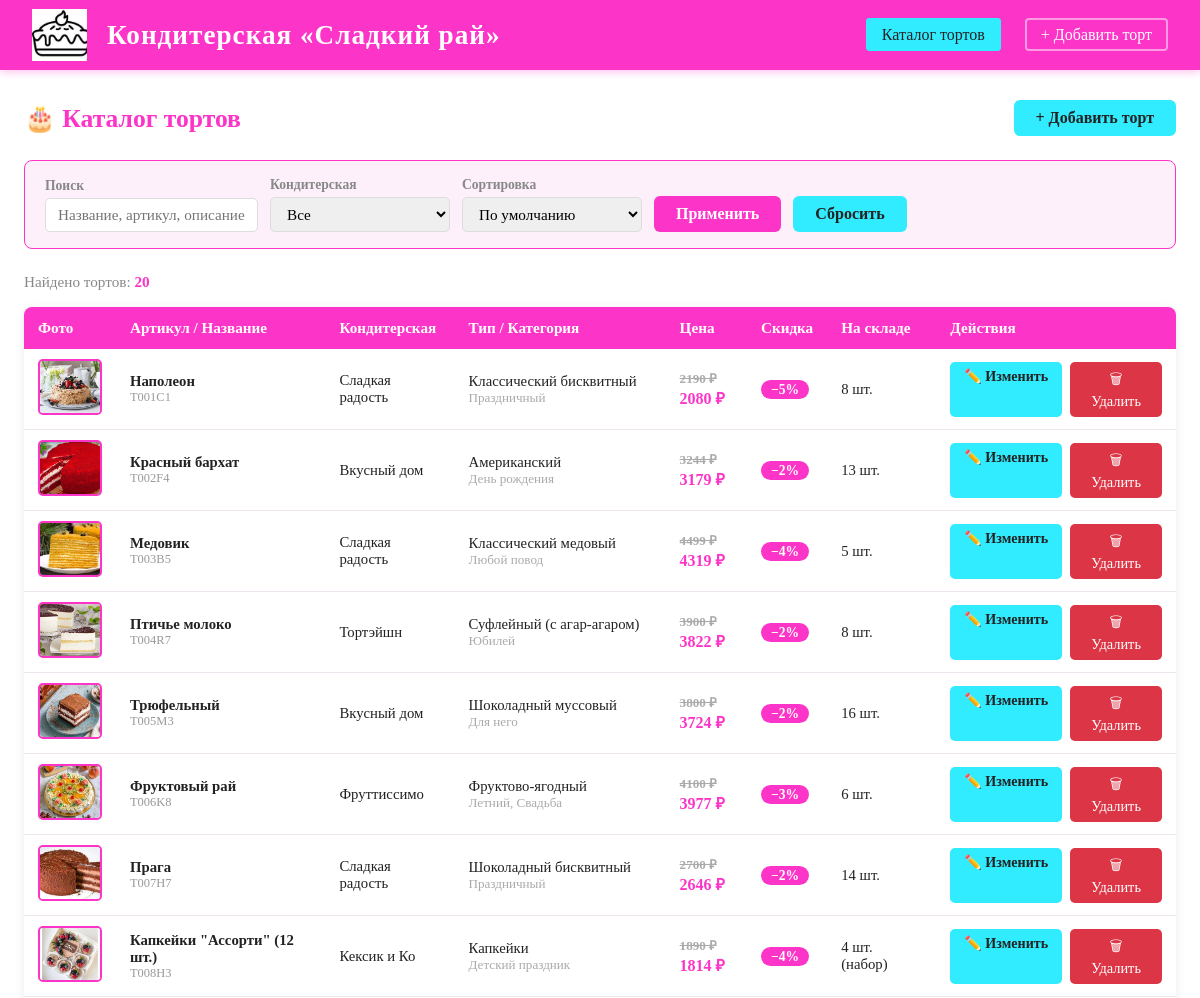
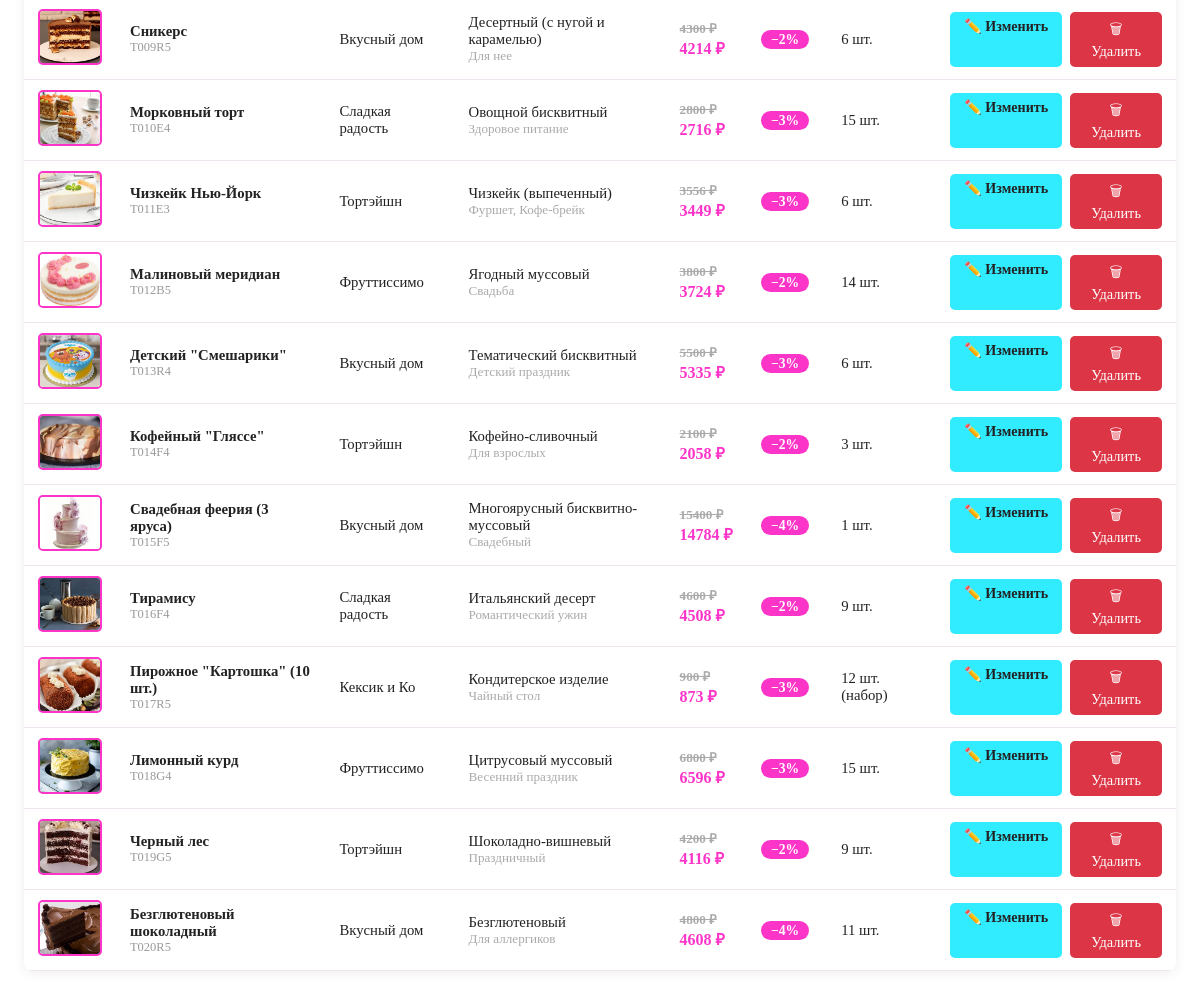
Page /cakes on the committed database (2 pictures, top to bottom).
### tables this page shows
CREATE TABLE cakes (
            id INTEGER PRIMARY KEY AUTOINCREMENT,
            article TEXT NOT NULL,
            name TEXT NOT NULL,
            unit TEXT DEFAULT 'шт.',
            price REAL NOT NULL,
            brand TEXT,
            cake_type TEXT,
            category TEXT,
            discount INTEGER DEFAULT 0,
            stock INTEGER DEFAULT 0,
            description TEXT,
            photo TEXT
        );

### app.py (the view)
@app.route('/cakes')
def index():
    conn = get_db()
    search = request.args.get('search', '').strip()
    brand_filter = request.args.get('brand', '').strip()
    sort = request.args.get('sort', '')
    query = 'SELECT * FROM cakes WHERE 1=1'
    params = []
    if search:
        query += ' AND (name LIKE ? OR description LIKE ? OR article LIKE ?)'
        params += [f'%{search}%', f'%{search}%', f'%{search}%']
    if brand_filter:
        query += ' AND brand = ?'
        params.append(brand_filter)
    if sort == 'price_asc':
        query += ' ORDER BY price ASC'
    elif sort == 'price_desc':
        query += ' ORDER BY price DESC'
    elif sort == 'name':
        query += ' ORDER BY name ASC'
    elif sort == 'discount':
        query += ' ORDER BY discount DESC'
    else:
        query += ' ORDER BY id ASC'
    cakes = conn.execute(query, params).fetchall()
    brands = [r[0] for r in conn.execute('SELECT DISTINCT brand FROM cakes ORDER BY brand').fetchall()]
    conn.close()
    return render_template('index.html', cakes=cakes, brands=brands,
                           search=search, brand_filter=brand_filter, sort=sort)

### app.py (called while the page is built)
def get_db():
    conn = sqlite3.connect(DB_PATH)
    conn.row_factory = sqlite3.Row
    return conn

### templates/index.html (shortened to what this page needs)
{% extends 'base.html' %}
{% block content %}
<div class="page-heading">
    <h2>🎂 Каталог тортов</h2>
    <a href="{{ url_for('new_cake') }}" class="btn-accent">+ Добавить торт</a>
</div>
<form method="get" action="{{ url_for('index') }}">
    <div class="filter-bar">
        <div class="filter-group">
            <label>Поиск</label>
            <input type="text" name="search" placeholder="Название, артикул, описание..." value="{{ search }}">
        </div>
        <div class="filter-group">
            <label>Кондитерская</label>
            <select name="brand">
                <option value="">Все</option>
            </select>
        </div>
        <div class="filter-group">
            <label>Сортировка</label>
            <select name="sort">
                <option value="" {{ 'selected' if not sort }}>По умолчанию</option>
            </select>
        </div>
        <button type="submit" class="btn-pink">Применить</button>
        <a href="{{ url_for('index') }}" class="btn-accent">Сбросить</a>
    </div>
</form>
<div class="stats-bar">
    Найдено тортов: <span>{{ cakes|length }}</span>
</div>
{% if cakes %}
<table class="cakes-table">
    <thead>
        <tr>
            <th>Фото</th>
            <th>Артикул / Название</th>
            <th>Кондитерская</th>
            <th>Тип / Категория</th>
            <th>Цена</th>
            <th>Скидка</th>
            <th>На складе</th>
            <th>Действия</th>
        </tr>
    </thead>
    <tbody>
    {% for cake in cakes %}
    <tr>
        <td>
            {% if cake.photo %}
            <img class="cake-thumb" src="{{ url_for('static', filename='img/' + cake.photo) }}" alt="{{ cake.name }}" onerror="this.style.display='none';this.nextElementSibling.style.display='flex'">
            {% else %}
            <div class="cake-thumb-placeholder">🎂</div>
            {% endif %}
        </td>
        <td>
            <div style="font-weight:bold;">{{ cake.name }}</div>
            <div class="article-code">{{ cake.article }}</div>
        </td>
        <td>{{ cake.brand }}</td>
        <td>
            <div>{{ cake.cake_type }}</div>
            <div style="font-size:0.82rem;color:#aaa;">{{ cake.category }}</div>
        </td>
        <td class="price-cell">
            {% if cake.discount > 0 %}
            <div class="price-original">{{ "%.0f"|format(cake.price) }} ₽</div>
            <div class="price-final">{{ "%.0f"|format(cake.price * (1 - cake.discount/100)) }} ₽</div>
            {% else %}
            <div>{{ "%.0f"|format(cake.price) }} ₽</div>
            {% endif %}
        </td>
        <td>
            {% if cake.discount > 0 %}
            <span class="badge-discount">−{{ cake.discount }}%</span>
            {% else %}
            —
            {% endif %}
        </td>
        <td>{{ cake.stock }} {{ cake.unit }}</td>
        <td>
            <div class="actions">
                <a href="{{ url_for('edit_cake', cake_id=cake.id) }}" class="btn-edit">✏️ Изменить</a>
                <form method="post" action="{{ url_for('delete_cake', cake_id=cake.id) }}" onsubmit="return confirm('Удалить торт «{{ cake.name }}»?')">
                    <button type="submit" class="btn-danger">🗑 Удалить</button>
                </form>
            </div>
        </td>
    </tr>
    {% endfor %}
    </tbody>
</table>
{% else %}
<div class="empty-state">
    <div class="icon">🎂</div>
    <div>Ничего не найдено. Попробуйте изменить параметры поиска.</div>
</div>
{% endif %}
{% endblock %}

### templates/base.html (shortened to what this page needs)
<!DOCTYPE html>
<html lang="ru">
<head>
</head>
<body>
<header>
    <img src="{{ url_for('static', filename='img/Icon.JPG') }}" alt="Логотип">
    <h1>Кондитерская «Сладкий рай»</h1>
    <nav>
        <a href="{{ url_for('index') }}" class="{{ 'active' if request.endpoint == 'index' }}">Каталог тортов</a>
        <a href="{{ url_for('new_cake') }}" class="{{ 'active' if request.endpoint == 'new_cake' }}">+ Добавить торт</a>
    </nav>
</header>
<main>
    {% block content %}{% endblock %}
</main>
</body>
</html>

### templates/base.html (style rules this page uses)
* { box-sizing: border-box; margin: 0; padding: 0; }
body { font-family: 'Times New Roman', Times, serif; background: #ffffff; color: #222; min-height: 100vh; }
header { background: #FC34C8; color: #fff; padding: 0 32px; display: flex; align-items: center; gap: 20px; min-height: 70px; box-shadow: 0 2px 8px rgba(252,52,200,0.3); }
header img { height: 52px; object-fit: contain; }
header h1 { font-size: 1.7rem; font-weight: bold; letter-spacing: 1px; flex: 1; }
header nav a { color: #fff; text-decoration: none; font-size: 1rem; margin-left: 20px; padding: 6px 14px; border-radius: 4px; border: 2px solid rgba(255,255,255,0.5); transition: background 0.2s; }
header nav a:hover, header nav a.active { background: #31EBFF; color: #222; border-color: #31EBFF; }
main { max-width: 1300px; margin: 30px auto; padding: 0 24px; }
.btn-accent { background: #31EBFF; color: #222; border: none; padding: 9px 22px; border-radius: 6px; font-family: 'Times New Roman', serif; font-size: 1rem; font-weight: bold; cursor: pointer; text-decoration: none; display: inline-block; transition: filter 0.15s; }
.btn-pink { background: #FC34C8; color: #fff; border: none; padding: 9px 22px; border-radius: 6px; font-family: 'Times New Roman', serif; font-size: 1rem; font-weight: bold; cursor: pointer; text-decoration: none; display: inline-block; transition: filter 0.15s; }
.btn-danger { background: #dc3545; color: #fff; border: none; padding: 7px 16px; border-radius: 5px; font-family: 'Times New Roman', serif; font-size: 0.9rem; cursor: pointer; transition: filter 0.15s; }
.page-heading { display: flex; align-items: center; justify-content: space-between; margin-bottom: 24px; flex-wrap: wrap; gap: 12px; }
.page-heading h2 { font-size: 1.6rem; color: #FC34C8; }

### templates/index.html (style rules this page uses)
.filter-bar { background: #fdf0fb; border: 1px solid #FC34C8; border-radius: 8px; padding: 16px 20px; margin-bottom: 24px; display: flex; flex-wrap: wrap; gap: 12px; align-items: flex-end; }
.filter-group { display: flex; flex-direction: column; gap: 4px; }
.filter-group label { font-size: 0.85rem; color: #888; font-weight: bold; }
.filter-group input, .filter-group select { font-family: 'Times New Roman', serif; font-size: 0.95rem; padding: 7px 12px; border: 1px solid #ddd; border-radius: 5px; min-width: 180px; outline: none; }
.stats-bar { font-size: 0.95rem; color: #888; margin-bottom: 16px; }
.stats-bar span { color: #FC34C8; font-weight: bold; }
.cakes-table { width: 100%; border-collapse: collapse; background: #fff; border-radius: 8px; overflow: hidden; box-shadow: 0 2px 12px rgba(0,0,0,0.07); }
.cakes-table thead tr { background: #FC34C8; color: #fff; }
.cakes-table th { padding: 12px 14px; text-align: left; font-size: 0.95rem; white-space: nowrap; }
.cakes-table tbody tr { border-bottom: 1px solid #f0e6ef; transition: background 0.12s; }
.cakes-table td { padding: 10px 14px; font-size: 0.92rem; vertical-align: middle; }
.cake-thumb { width: 64px; height: 56px; object-fit: cover; border-radius: 5px; border: 2px solid #FC34C8; }
.badge-discount { background: #FC34C8; color: #fff; border-radius: 12px; padding: 2px 10px; font-size: 0.85rem; font-weight: bold; }
.price-cell { font-weight: bold; color: #333; white-space: nowrap; }
.price-original { text-decoration: line-through; color: #aaa; font-size: 0.82rem; }
.price-final { color: #FC34C8; font-size: 1rem; }
.actions { display: flex; gap: 8px; flex-wrap: nowrap; }
.btn-edit { background: #31EBFF; color: #222; border: none; padding: 6px 14px; border-radius: 5px; font-family: 'Times New Roman', serif; font-size: 0.88rem; font-weight: bold; cursor: pointer; text-decoration: none; white-space: nowrap; transition: filter 0.15s; }
.article-code { font-size: 0.78rem; color: #999; }

### rows in the picture
cakes: photo (picture), name "Наполеон", article "T001C1", brand "Сладкая радость", cake_type "Классический бисквитный", category "Праздничный", price "2190", cake.price*(1-cake.discount/100) "2080", discount "5", stock "8", unit "шт."
cakes: photo (picture), name "Красный бархат", article "T002F4", brand "Вкусный дом", cake_type "Американский", category "День рождения", price "3244", cake.price*(1-cake.discount/100) "3179", discount "2", stock "13", unit "шт."
cakes: photo (picture), name "Медовик", article "T003B5", brand "Сладкая радость", cake_type "Классический медовый", category "Любой повод", price "4499", cake.price*(1-cake.discount/100) "4319", discount "4", stock "5", unit "шт."
cakes: photo (picture), name "Птичье молоко", article "T004R7", brand "Тортэйшн", cake_type "Суфлейный (с агар-агаром)", category "Юбилей", price "3900", cake.price*(1-cake.discount/100) "3822", discount "2", stock "8", unit "шт."
cakes: photo (picture), name "Трюфельный", article "T005M3", brand "Вкусный дом", cake_type "Шоколадный муссовый", category "Для него", price "3800", cake.price*(1-cake.discount/100) "3724", discount "2", stock "16", unit "шт."
cakes: photo (picture), name "Фруктовый рай", article "T006K8", brand "Фруттиссимо", cake_type "Фруктово-ягодный", category "Летний, Свадьба", price "4100", cake.price*(1-cake.discount/100) "3977", discount "3", stock "6", unit "шт."
cakes: photo (picture), name "Прага", article "T007H7", brand "Сладкая радость", cake_type "Шоколадный бисквитный", category "Праздничный", price "2700", cake.price*(1-cake.discount/100) "2646", discount "2", stock "14", unit "шт."
cakes: photo (picture), name "Капкейки \"Ассорти\" (12 шт.)", article "T008H3", brand "Кексик и Ко", cake_type "Капкейки", category "Детский праздник", price "1890", cake.price*(1-cake.discount/100) "1814", discount "4", stock "4", unit "шт. (набор)"
cakes: photo (picture), name "Сникерс", article "T009R5", brand "Вкусный дом", cake_type "Десертный (с нугой и карамелью)", category "Для нее", price "4300", cake.price*(1-cake.discount/100) "4214", discount "2", stock "6", unit "шт."
cakes: photo (picture), name "Морковный торт", article "T010E4", brand "Сладкая радость", cake_type "Овощной бисквитный", category "Здоровое питание", price "2800", cake.price*(1-cake.discount/100) "2716", discount "3", stock "15", unit "шт."
cakes: photo (picture), name "Чизкейк Нью-Йорк", article "T011E3", brand "Тортэйшн", cake_type "Чизкейк (выпеченный)", category "Фуршет, Кофе-брейк", price "3556", cake.price*(1-cake.discount/100) "3449", discount "3", stock "6", unit "шт."
cakes: photo (picture), name "Малиновый меридиан", article "T012B5", brand "Фруттиссимо", cake_type "Ягодный муссовый", category "Свадьба", price "3800", cake.price*(1-cake.discount/100) "3724", discount "2", stock "14", unit "шт."
cakes: photo (picture), name "Детский \"Смешарики\"", article "T013R4", brand "Вкусный дом", cake_type "Тематический бисквитный", category "Детский праздник", price "5500", cake.price*(1-cake.discount/100) "5335", discount "3", stock "6", unit "шт."
cakes: photo (picture), name "Кофейный \"Гляссе\"", article "T014F4", brand "Тортэйшн", cake_type "Кофейно-сливочный", category "Для взрослых", price "2100", cake.price*(1-cake.discount/100) "2058", discount "2", stock "3", unit "шт."
cakes: photo (picture), name "Свадебная феерия (3 яруса)", article "T015F5", brand "Вкусный дом", cake_type "Многоярусный бисквитно-муссовый", category "Свадебный", price "15400", cake.price*(1-cake.discount/100) "14784", discount "4", stock "1", unit "шт."
cakes: photo (picture), name "Тирамису", article "T016F4", brand "Сладкая радость", cake_type "Итальянский десерт", category "Романтический ужин", price "4600", cake.price*(1-cake.discount/100) "4508", discount "2", stock "9", unit "шт."
cakes: photo (picture), name "Пирожное \"Картошка\" (10 шт.)", article "T017R5", brand "Кексик и Ко", cake_type "Кондитерское изделие", category "Чайный стол", price "900", cake.price*(1-cake.discount/100) "873", discount "3", stock "12", unit "шт. (набор)"
cakes: photo (picture), name "Лимонный курд", article "T018G4", brand "Фруттиссимо", cake_type "Цитрусовый муссовый", category "Весенний праздник", price "6800", cake.price*(1-cake.discount/100) "6596", discount "3", stock "15", unit "шт."
cakes: photo (picture), name "Черный лес", article "T019G5", brand "Тортэйшн", cake_type "Шоколадно-вишневый", category "Праздничный", price "4200", cake.price*(1-cake.discount/100) "4116", discount "2", stock "9", unit "шт."
cakes: photo (picture), name "Безглютеновый шоколадный", article "T020R5", brand "Вкусный дом", cake_type "Безглютеновый", category "Для аллергиков", price "4800", cake.price*(1-cake.discount/100) "4608", discount "4", stock "11", unit "шт."

### other values in the picture
{{ cakes|length }} "20"
